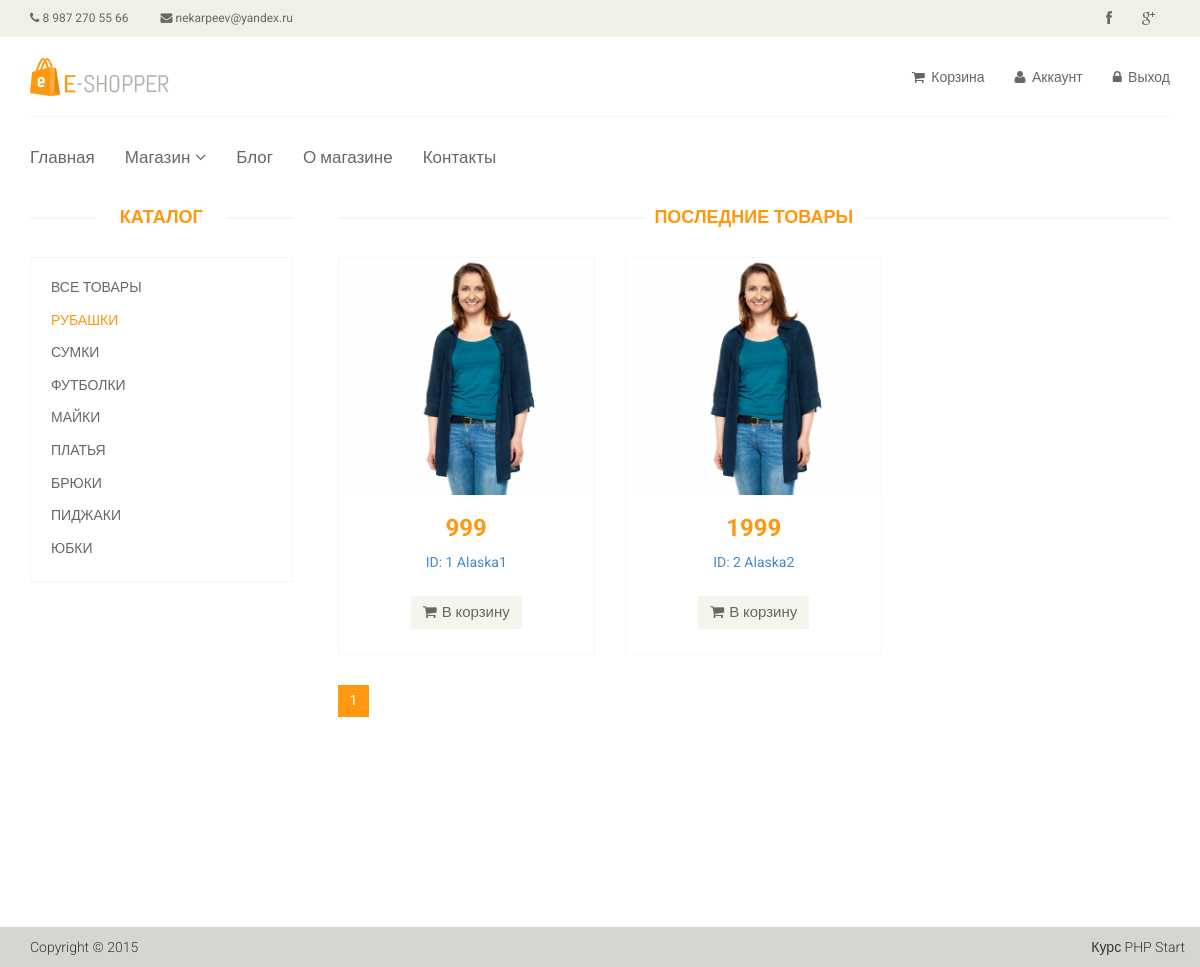
Page /category/1 (signed in) on the committed database.
### tables this page shows
CREATE TABLE `article_category` (
  `id` int(11) NOT NULL,
  `name` varchar(255) DEFAULT NULL,
  `sort_order` int(11) NOT NULL,
  `status` int(11) NOT NULL
);

CREATE TABLE `articles` (
  `id` int(11) NOT NULL,
  `category` varchar(55) DEFAULT NULL,
  `title` varchar(255) DEFAULT NULL,
  `code` varchar(255) NOT NULL,
  `text` text,
  `id_category` int(11) NOT NULL,
  `price` float DEFAULT NULL,
  `img` varchar(255) NOT NULL,
  `views` int(11) NOT NULL,
  `is_new` int(11) NOT NULL DEFAULT '0',
  `is_recommended` int(11) NOT NULL DEFAULT '0',
  `status` int(11) NOT NULL DEFAULT '1'
);

### config/routes.php (called while the page is built)
<?php
return array(
    'product/([0-9]+)'                => '/product/view/$1',
    'product'                         => '/product/list',
    'catalog'                         => '/catalog/view',
    'catalog/page-([0-9]+)'           => '/catalog/view/$1',
    'category/([0-9]+)'               => '/catalog/category/$1',
    'category/([0-9]+)/page-([0-9]+)' => '/catalog/category/$1/$2',
    'user/register'                   => '/user/register',
    'user/login'                      => '/user/login',
    'user/logout'                     => '/user/logout',
    'cart'                            => '/cart/index',
    'cart/add/([0-9]+)'               => '/cart/add/$1',
    'cart/delete/([0-9]+)'            => '/cart/delete/$1',
    'cart/deleteAll/([0-9]+)'         => '/cart/deleteAll/$1',
    'cart/checkout'                   => '/cart/checkout',
    'cabinet'                         => '/cabinet/index',
    'cabinet/edit'                    => '/cabinet/edit',
    'admin/product/create'            => '/adminProduct/create',
    'admin/product/update/([0-9]+)'   => '/adminProduct/update/$1',
    'admin/product/delete/([0-9]+)'   => '/adminProduct/delete/$1',
    'admin/product'                   => '/adminProduct/index',
    'admin/category/create'           => '/adminCategory/create',
    'admin/category/update/([0-9]+)'  => '/adminCategory/update/$1',
    'admin/category/delete/([0-9]+)'  => '/adminCategory/delete/$1',
    'admin/category'                  => '/adminCategory/index',
    'admin/order/update/([0-9]+)'     => '/adminOrder/update/$1',
    'admin/order/delete/([0-9]+)'     => '/adminOrder/delete/$1',
    'admin/order/view/([0-9]+)'       => '/adminOrder/view/$1',
    'admin/order'                     => '/adminOrder/index',
    'admin'                           => '/admin/index',
    ''                                => '/site/index'
);
?>

### controllers/catalogController.php (called while the page is built, shortened)
<?php
    class CatalogController
    {
        public function actionCategory($idCategory, $page = 1)
        {
            $page = preg_replace('|[^0-9]*|','',$page);
            $page = intval($page);
            $categoryList = [];
            $categoryList = Category::getCategory();
            $productList = [];
            $productList = Product::getProductListByCategory($idCategory, $page);
            $total = Product::getTotalProductInCategory($idCategory);
            $pagination = new Pagination($total, $page, $limit = Product::DEFAULT_LIMIT, $index = 'page-');
            include_once(ROOT . '/view/catalog/product_by_category.php');
            die();
        }
    }

### index.php (called while the page is built, shortened)
<?php
    include_once(ROOT . '/components/Autoload.php');
    $rout1 = new Router;
    $rout1->run();

### models/Category.php (called while the page is built, shortened)
<?php
class Category
{
    public static function getCategory()
    {
        $db = Db::getConnection();
        $result = $db->query('SELECT id, name, sort_order FROM `article_category` WHERE status = 1 ORDER BY sort_order ASC');
        while ($row = $result->fetch()) {
            static $i = 0;
            $categoryList[$i]['id'] = $row['id'];
            $categoryList[$i]['name'] = $row['name'];
            $categoryList[$i]['sort_order'] = $row['sort_order'];
        }
        return $categoryList;
    }
}

### models/Product.php (called while the page is built, shortened)
<?php
class Product
{
    public static function getProductListByCategory($idCategory, $page = 1)
    {
        $db = Db::getConnection();
        $limit = self::DEFAULT_LIMIT;
        $offset = $limit * ($page - 1);
        $sql = ('SELECT * FROM `articles` WHERE id_category = :id_category LIMIT :limit OFFSET :offset');
        $result = $db->prepare($sql);
        $result->bindValue(':id_category', $idCategory, PDO::PARAM_INT);
        $result->bindValue(':limit', $limit, PDO::PARAM_INT);
        $result->bindValue(':offset', $offset, PDO::PARAM_INT);
        $result->execute();
        $i = 0;
        while ($row = $result->fetch()) {
            static $i = 0;
            $productList[$i]['id'] = $row['id'];
            $productList[$i]['category'] = $row['category'];
            $productList[$i]['title'] = $row['title'];
            $productList[$i]['text'] = $row['text'];
            $productList[$i]['price'] = $row['price'];
            $productList[$i]['is_new'] = $row['is_new'];
            $productList[$i]['is_recommended'] = $row['is_recommended'];
            $productList[$i]['status'] = $row['status'];
        }
        return $productList;
    }
    public static function getTotalProductInCategory($idCategory, $limit = self::DEFAULT_LIMIT)
    {
        $db = Db::getConnection();
        $sql = 'SELECT count(id) FROM `articles` WHERE `status` = 1 AND `id_category` = ' . $idCategory;
        $result = $db->query($sql);
        $total = $result->fetch();
        return $total[0];
    }
}

### components/Autoload.php (called while the page is built, shortened)
<?php
    spl_autoload_register(function ($class_name)
    {
        $array_paths = array(
            '/models/',
            '/components/',
            '/controllers/',
        );
        foreach ($array_paths as $path) {
            $path = ROOT . $path . $class_name . '.php';
        }
    });

### view/components/category.php (the view)
<div class="col-sm-3">
    <div class="left-sidebar">
        <h2>Каталог</h2>
        <div class="panel-group category-products">
            <div class="panel panel-default">
                <div class="panel-heading">
                    <h4 class="panel-title"><a href="/catalog">Все товары</a></h4>
                </div>
            </div>
            <?php foreach ($categoryList as $categoryItem): ?>
                <div class="panel panel-default">
                    <div class="panel-heading">
                        <h4 class="panel-title">
                            <a href="/category/<?php echo $categoryItem['id']; ?>"
                               class="<?php if (!empty($idCategory) and $idCategory == $categoryItem['id']) echo 'active'; ?>">
                                <?php echo $categoryItem['name']; ?>
                            </a>
                        </h4>
                    </div>
                </div>
            <?php endforeach; ?>
        </div>
    </div>
</div>

### components/Router.php (shortened to what this page needs)
<?php
	class Router {
		private $routes;
		public function __construct() {
			$path = ROOT . '/config/routes.php';
			$this->routes = include($path);
                }
                       private function getURL() {
                    if (!empty($_SERVER['REQUEST_URI'])) {
                        return trim($_SERVER['REQUEST_URI'], '/');
                    }
                  }
		public function run() {
                    $uri = $this->getURL();
                    foreach ($this->routes as $uriPattern => $path) {
                     if (preg_match("~^$uriPattern$~", $uri)) {
                        $internalRoute = preg_replace("~$uriPattern~", $path, $uri);
                        $segment = explode('/', $internalRoute);
                        array_shift($segment);
                        $controllerName = ucfirst(array_shift($segment)).'Controller';
                        $actionName = 'action' . ucfirst(array_shift($segment));
                        $parameters = $segment;
                        $controllerObject = new $controllerName;
                        $result = call_user_func_array(array($controllerObject, $actionName), $parameters);
                    }
	}
     }
 }

### view/catalog/product_by_category.php (shortened to what this page needs)
<?php
    include_once(ROOT . '/view/layouts/header.php');
?>
<section>
    <div class="container">
        <div class="row">
            <?php include_once(ROOT . '/view/components/category.php'); ?>
            <div class="col-sm-9 padding-right">
                <div class="features_items">
                    <h2 class="title text-center">Последние товары</h2>
                        <?php foreach ($productList as $product): ?>
                            <div class="col-sm-4">
                                <div class="product-image-wrapper">
                                    <?php include(ROOT . '/view/components/product_item.php'); ?>
                                </div>
                            </div>
                        <?php endforeach; ?>
                </div>
                <?php
                    echo $pagination->get();
                ?>
            </div>
        </div>
    </div>
</section>
<div id="foot">
    <?php
        include_once ROOT . '/view/layouts/footer.php';
    ?>

### view/components/product_item.php (shortened to what this page needs)
<div class="single-products">
    <div class="productinfo text-center">
        <a href="/product/<?php echo $product['id']; ?>">
            <img src="template/images/home/product1.jpg" alt=""/>
        </a>
        <h2><?php echo $product['price']; ?></h2>
        <p>
            <a href="/product/<?php echo $product['id']; ?>"> <?php echo 'ID: ' . $product['id'] . ' ' . $product['title']; ?></a>
        </p>
        <a data-id="<?php echo $product['id'];?>" href="/cart/add/<?php echo $product['id'];?>" class="btn btn-default add-to-cart"><i
                class="fa fa-shopping-cart"></i>В корзину</a>
    </div>
</div>

### template/css/main.css (style rules this page uses)
body { font-family: 'Roboto', sans-serif; background:; position: relative; font-weight:400px; }
a { -webkit-transition: 300ms; -moz-transition: 300ms; -o-transition: 300ms; transition: 300ms; }
h1, h2, h3, h4, h5, h6 { font-family: 'Roboto', sans-serif; }
.category-products { border: 1px solid #F7F7F0; margin-bottom: 35px; padding-bottom: 20px; padding-top: 15px; }
.left-sidebar h2, .brands_products h2 { color: #FE980F; font-family: 'Roboto', sans-serif; font-size: 18px; font-weight: 700; margin: 0 auto 30px; text-align: center; text-transform: uppercase; position: relative; z-index:3; }
.left-sidebar h2:after, h2.title:after { content: " "; position: absolute; border: 1px solid #f5f5f5; bottom:8px; left: 0; width: 100%; height: 0; z-index: -2; }
.left-sidebar h2:before { content: " "; position: absolute; background: #fff; bottom: -6px; width: 130px; height: 30px; z-index: -1; left: 50%; margin-left: -65px; }
h2.title:before { content: " "; position: absolute; background: #fff; bottom: -6px; width: 220px; height: 30px; z-index: -1; left: 50%; margin-left: -110px; }
.category-products .panel { background-color: #FFFFFF; border: 0px; border-radius: 0px; box-shadow:none; margin-bottom: 0px; }
.category-products .panel-default .panel-heading { background-color: #FFFFFF; border: 0 none; color: #FFFFFF; padding: 5px 20px; }
.category-products .panel-default .panel-heading .panel-title a { color: #696763; font-family: 'Roboto', sans-serif; font-size: 14px; text-decoration: none; text-transform: uppercase; }
.category-products .panel-default .panel-heading .panel-title a.active { color: #FE980F; }
.padding-right { padding-right: 0; }
.features_items { overflow:hidden; }
h2.title { color: #FE980F; font-family: 'Roboto', sans-serif; font-size: 18px; font-weight: 700; margin: 0 15px; text-transform: uppercase; margin-bottom: 30px; position: relative; }
.product-image-wrapper { border:1px solid #F7F7F5; overflow: hidden; margin-bottom:30px; }
.single-products { position: relative; }
.productinfo h2 { color: #FE980F; font-family: 'Roboto', sans-serif; font-size: 24px; font-weight: 700; }
.productinfo p { font-family: 'Roboto', sans-serif; font-size: 14px; font-weight: 400; color: #696763; height: 34px; }
.productinfo img { width: 100%; }
.productinfo { position:relative; }
.add-to-cart { background:#F5F5ED; border: 0 none; border-radius: 0; color: #696763; font-family: 'Roboto', sans-serif; font-size: 15px; margin-bottom: 25px; }
.add-to-cart i { margin-right:5px; }

### rows in the picture
article_category: name "РУБАШКИ"
article_category: name "СУМКИ"
article_category: name "ФУТБОЛКИ"
article_category: name "МАЙКИ"
article_category: name "ПЛАТЬЯ"
article_category: name "БРЮКИ"
article_category: name "ПИДЖАКИ"
article_category: name "ЮБКИ"
articles: price "999", id "1", title "Alaska1"
articles: price "1999", id "2", title "Alaska2"
